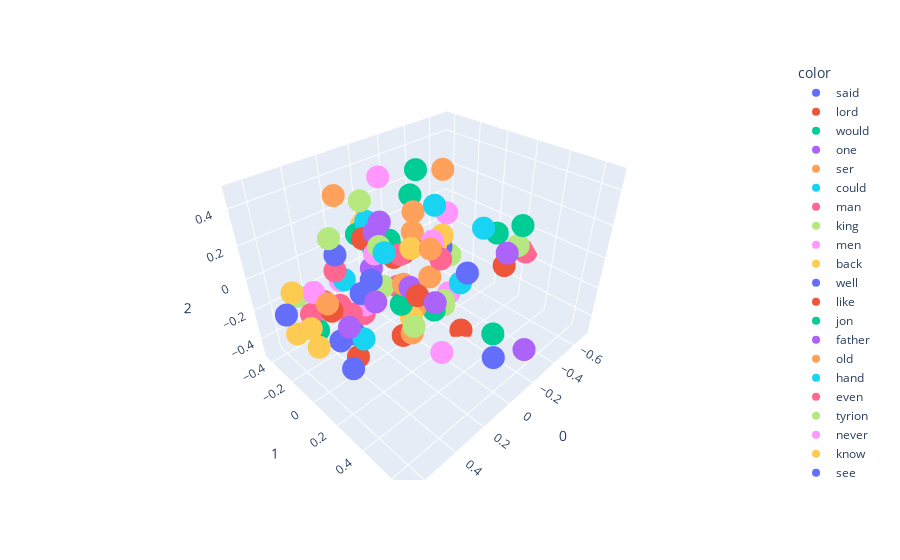

Notebook cell for this chart:
### Code cell
import plotly.express as px
fig=px.scatter_3d(X[:100],x=0,y=1,z=2,color=y[:100])
fig.show()

### Figure 1 — Plotly figure (JSON) as saved in the notebook; plotly's stock layout.template omitted (floating-point values rounded to 4 significant figures)
{"data": [{"hovertemplate": "color=said<br>0=%{x}<br>1=%{y}<br>2=%{z}<extra></extra>", "legendgroup": "said", "marker": {"color": "#636efa", "symbol": "circle"}, "mode": "markers", "name": "said", "scene": "scene", "showlegend": true, "type": "scatter3d", "x": [0.4681], "y": [0.01257], "z": [0.2669]}, {"hovertemplate": "color=lord<br>0=%{x}<br>1=%{y}<br>2=%{z}<extra></extra>", "legendgroup": "lord", "marker": {"color": "#EF553B", "symbol": "circle"}, "mode": "markers", "name": "lord", "scene": "scene", "showlegend": true, "type": "scatter3d", "x": [0.3824], "y": [0.4499], "z": [0.2342]}, {"hovertemplate": "color=would<br>0=%{x}<br>1=%{y}<br>2=%{z}<extra></extra>", "legendgroup": "would", "marker": {"color": "#00cc96", "symbol": "circle"}, "mode": "markers", "name": "would", "scene": "scene", "showlegend": true, "type": "scatter3d", "x": [0.5166], "y": [-0.1583], "z": [-0.2561]}, {"hovertemplate": "color=one<br>0=%{x}<br>1=%{y}<br>2=%{z}<extra></extra>", "legendgroup": "one", "marker": {"color": "#ab63fa", "symbol": "circle"}, "mode": "markers", "name": "one", "scene": "scene", "showlegend": true, "type": "scatter3d", "x": [0.06033], "y": [0.04815], "z": [-0.1119]}, {"hovertemplate": "color=ser<br>0=%{x}<br>1=%{y}<br>2=%{z}<extra></extra>", "legendgroup": "ser", "marker": {"color": "#FFA15A", "symbol": "circle"}, "mode": "markers", "name": "ser", "scene": "scene", "showlegend": true, "type": "scatter3d", "x": [0.2572], "y": [0.3972], "z": [0.3781]}, {"hovertemplate": "color=could<br>0=%{x}<br>1=%{y}<br>2=%{z}<extra></extra>", "legendgroup": "could", "marker": {"color": "#19d3f3", "symbol": "circle"}, "mode": "markers", "name": "could", "scene": "scene", "showlegend": true, "type": "scatter3d", "x": [0.1186], "y": [-0.2035], "z": [-0.1873]}, {"hovertemplate": "color=man<br>0=%{x}<br>1=%{y}<br>2=%{z}<extra></extra>", "legendgroup": "man", "marker": {"color": "#FF6692", "symbol": "circle"}, "mode": "markers", "name": "man", "scene": "scene", "showlegend": true, "type": "scatter3d", "x": [0.08329], "y": [0.004822], "z": [0.086]}, {"hovertemplate": "color=king<br>0=%{x}<br>1=%{y}<br>2=%{z}<extra></extra>", "legendgroup": "king", "marker": {"color": "#B6E880", "symbol": "circle"}, "mode": "markers", "name": "king", "scene": "scene", "showlegend": true, "type": "scatter3d", "x": [0.3511], "y": [0.3896], "z": [0.01155]}, {"hovertemplate": "color=men<br>0=%{x}<br>1=%{y}<br>2=%{z}<extra></extra>", "legendgroup": "men", "marker": {"color": "#FF97FF", "symbol": "circle"}, "mode": "markers", "name": "men", "scene": "scene", "showlegend": true, "type": "scatter3d", "x": [0.1154], "y": [0.338], "z": [-0.3469]}, {"hovertemplate": "color=back<br>0=%{x}<br>1=%{y}<br>2=%{z}<extra></extra>", "legendgroup": "back", "marker": {"color": "#FECB52", "symbol": "circle"}, "mode": "markers", "name": "back", "scene": "scene", "showlegend": true, "type": "scatter3d", "x": [-0.1704], "y": [0.008318], "z": [0.03569]}, {"hovertemplate": "color=well<br>0=%{x}<br>1=%{y}<br>2=%{z}<extra></extra>", "legendgroup": "well", "marker": {"color": "#636efa", "symbol": "circle"}, "mode": "markers", "name": "well", "scene": "scene", "showlegend": true, "type": "scatter3d", "x": [0.4511], "y": [0.07318], "z": [-0.174]}, {"hovertemplate": "color=like<br>0=%{x}<br>1=%{y}<br>2=%{z}<extra></extra>", "legendgroup": "like", "marker": {"color": "#EF553B", "symbol": "circle"}, "mode": "markers", "name": "like", "scene": "scene", "showlegend": true, "type": "scatter3d", "x": [-0.1588], "y": [-0.2441], "z": [-0.1321]}, {"hovertemplate": "color=jon<br>0=%{x}<br>1=%{y}<br>2=%{z}<extra></extra>", "legendgroup": "jon", "marker": {"color": "#00cc96", "symbol": "circle"}, "mode": "markers", "name": "jon", "scene": "scene", "showlegend": true, "type": "scatter3d", "x": [0.07744], "y": [-0.0819], "z": [0.13]}, {"hovertemplate": "color=father<br>0=%{x}<br>1=%{y}<br>2=%{z}<extra></extra>", "legendgroup": "father", "marker": {"color": "#ab63fa", "symbol": "circle"}, "mode": "markers", "name": "father", "scene": "scene", "showlegend": true, "type": "scatter3d", "x": [0.6045], "y": [0.2681], "z": [0.08889]}, {"hovertemplate": "color=old<br>0=%{x}<br>1=%{y}<br>2=%{z}<extra></extra>", "legendgroup": "old", "marker": {"color": "#FFA15A", "symbol": "circle"}, "mode": "markers", "name": "old", "scene": "scene", "showlegend": true, "type": "scatter3d", "x": [0.04478], "y": [0.1797], "z": [0.01525]}, {"hovertemplate": "color=hand<br>0=%{x}<br>1=%{y}<br>2=%{z}<extra></extra>", "legendgroup": "hand", "marker": {"color": "#19d3f3", "symbol": "circle"}, "mode": "markers", "name": "hand", "scene": "scene", "showlegend": true, "type": "scatter3d", "x": [-0.1015], "y": [0.06684], "z": [0.3196]}, {"hovertemplate": "color=even<br>0=%{x}<br>1=%{y}<br>2=%{z}<extra></extra>", "legendgroup": "even", "marker": {"color": "#FF6692", "symbol": "circle"}, "mode": "markers", "name": "even", "scene": "scene", "showlegend": true, "type": "scatter3d", "x": [0.1757], "y": [-0.2252], "z": [-0.3852]}, {"hovertemplate": "color=tyrion<br>0=%{x}<br>1=%{y}<br>2=%{z}<extra></extra>", "legendgroup": "tyrion", "marker": {"color": "#B6E880", "symbol": "circle"}, "mode": "markers", "name": "tyrion", "scene": "scene", "showlegend": true, "type": "scatter3d", "x": [0.1353], "y": [-0.2271], "z": [0.3232]}, {"hovertemplate": "color=never<br>0=%{x}<br>1=%{y}<br>2=%{z}<extra></extra>", "legendgroup": "never", "marker": {"color": "#FF97FF", "symbol": "circle"}, "mode": "markers", "name": "never", "scene": "scene", "showlegend": true, "type": "scatter3d", "x": [0.4654], "y": [-0.2372], "z": [-0.08021]}, {"hovertemplate": "color=know<br>0=%{x}<br>1=%{y}<br>2=%{z}<extra></extra>", "legendgroup": "know", "marker": {"color": "#FECB52", "symbol": "circle"}, "mode": "markers", "name": "know", "scene": "scene", "showlegend": true, "type": "scatter3d", "x": [0.6417], "y": [-0.1394], "z": [-0.1877]}, {"hovertemplate": "color=see<br>0=%{x}<br>1=%{y}<br>2=%{z}<extra></extra>", "legendgroup": "see", "marker": {"color": "#636efa", "symbol": "circle"}, "mode": "markers", "name": "see", "scene": "scene", "showlegend": true, "type": "scatter3d", "x": [0.1527], "y": [-0.1618], "z": [-0.1259]}, {"hovertemplate": "color=made<br>0=%{x}<br>1=%{y}<br>2=%{z}<extra></extra>", "legendgroup": "made", "marker": {"color": "#EF553B", "symbol": "circle"}, "mode": "markers", "name": "made", "scene": "scene", "showlegend": true, "type": "scatter3d", "x": [-0.003018], "y": [-0.1497], "z": [-0.04603]}, {"hovertemplate": "color=eyes<br>0=%{x}<br>1=%{y}<br>2=%{z}<extra></extra>", "legendgroup": "eyes", "marker": {"color": "#00cc96", "symbol": "circle"}, "mode": "markers", "name": "eyes", "scene": "scene", "showlegend": true, "type": "scatter3d", "x": [-0.2322], "y": [-0.2554], "z": [0.2142]}, {"hovertemplate": "color=black<br>0=%{x}<br>1=%{y}<br>2=%{z}<extra></extra>", "legendgroup": "black", "marker": {"color": "#ab63fa", "symbol": "circle"}, "mode": "markers", "name": "black", "scene": "scene", "showlegend": true, "type": "scatter3d", "x": [-0.3991], "y": [0.3194], "z": [0.01612]}, {"hovertemplate": "color=told<br>0=%{x}<br>1=%{y}<br>2=%{z}<extra></extra>", "legendgroup": "told", "marker": {"color": "#FFA15A", "symbol": "circle"}, "mode": "markers", "name": "told", "scene": "scene", "showlegend": true, "type": "scatter3d", "x": [0.5092], "y": [-0.04274], "z": [-0.01873]}, {"hovertemplate": "color=lady<br>0=%{x}<br>1=%{y}<br>2=%{z}<extra></extra>", "legendgroup": "lady", "marker": {"color": "#19d3f3", "symbol": "circle"}, "mode": "markers", "name": "lady", "scene": "scene", "showlegend": true, "type": "scatter3d", "x": [0.4318], "y": [0.313], "z": [0.401]}, {"hovertemplate": "color=thought<br>0=%{x}<br>1=%{y}<br>2=%{z}<extra></extra>", "legendgroup": "thought", "marker": {"color": "#FF6692", "symbol": "circle"}, "mode": "markers", "name": "thought", "scene": "scene", "showlegend": true, "type": "scatter3d", "x": [0.3155], "y": [-0.2491], "z": [-0.02645]}, {"hovertemplate": "color=time<br>0=%{x}<br>1=%{y}<br>2=%{z}<extra></extra>", "legendgroup": "time", "marker": {"color": "#B6E880", "symbol": "circle"}, "mode": "markers", "name": "time", "scene": "scene", "showlegend": true, "type": "scatter3d", "x": [0.115], "y": [-0.1106], "z": [-0.1614]}, {"hovertemplate": "color=long<br>0=%{x}<br>1=%{y}<br>2=%{z}<extra></extra>", "legendgroup": "long", "marker": {"color": "#FF97FF", "symbol": "circle"}, "mode": "markers", "name": "long", "scene": "scene", "showlegend": true, "type": "scatter3d", "x": [-0.1985], "y": [0.08784], "z": [-0.2688]}, {"hovertemplate": "color=might<br>0=%{x}<br>1=%{y}<br>2=%{z}<extra></extra>", "legendgroup": "might", "marker": {"color": "#FECB52", "symbol": "circle"}, "mode": "markers", "name": "might", "scene": "scene", "showlegend": true, "type": "scatter3d", "x": [0.5603], "y": [-0.1496], "z": [-0.2104]}, {"hovertemplate": "color=us<br>0=%{x}<br>1=%{y}<br>2=%{z}<extra></extra>", "legendgroup": "us", "marker": {"color": "#636efa", "symbol": "circle"}, "mode": "markers", "name": "us", "scene": "scene", "showlegend": true, "type": "scatter3d", "x": [0.5151], "y": [0.121], "z": [-0.3306]}, {"hovertemplate": "color=come<br>0=%{x}<br>1=%{y}<br>2=%{z}<extra></extra>", "legendgroup": "come", "marker": {"color": "#EF553B", "symbol": "circle"}, "mode": "markers", "name": "come", "scene": "scene", "showlegend": true, "type": "scatter3d", "x": [0.4162], "y": [0.02653], "z": [-0.3847]}, {"hovertemplate": "color=face<br>0=%{x}<br>1=%{y}<br>2=%{z}<extra></extra>", "legendgroup": "face", "marker": {"color": "#00cc96", "symbol": "circle"}, "mode": "markers", "name": "face", "scene": "scene", "showlegend": true, "type": "scatter3d", "x": [-0.3064], "y": [-0.285], "z": [0.3333]}, {"hovertemplate": "color=still<br>0=%{x}<br>1=%{y}<br>2=%{z}<extra></extra>", "legendgroup": "still", "marker": {"color": "#ab63fa", "symbol": "circle"}, "mode": "markers", "name": "still", "scene": "scene", "showlegend": true, "type": "scatter3d", "x": [-0.07338], "y": [-0.09257], "z": [-0.3257]}, {"hovertemplate": "color=head<br>0=%{x}<br>1=%{y}<br>2=%{z}<extra></extra>", "legendgroup": "head", "marker": {"color": "#FFA15A", "symbol": "circle"}, "mode": "markers", "name": "head", "scene": "scene", "showlegend": true, "type": "scatter3d", "x": [-0.2471], "y": [-0.01899], "z": [0.4374]}, {"hovertemplate": "color=red<br>0=%{x}<br>1=%{y}<br>2=%{z}<extra></extra>", "legendgroup": "red", "marker": {"color": "#19d3f3", "symbol": "circle"}, "mode": "markers", "name": "red", "scene": "scene", "showlegend": true, "type": "scatter3d", "x": [-0.3088], "y": [0.2198], "z": [0.1663]}, {"hovertemplate": "color=way<br>0=%{x}<br>1=%{y}<br>2=%{z}<extra></extra>", "legendgroup": "way", "marker": {"color": "#FF6692", "symbol": "circle"}, "mode": "markers", "name": "way", "scene": "scene", "showlegend": true, "type": "scatter3d", "x": [0.003236], "y": [-0.1182], "z": [-0.2236]}, {"hovertemplate": "color=boy<br>0=%{x}<br>1=%{y}<br>2=%{z}<extra></extra>", "legendgroup": "boy", "marker": {"color": "#B6E880", "symbol": "circle"}, "mode": "markers", "name": "boy", "scene": "scene", "showlegend": true, "type": "scatter3d", "x": [0.2993], "y": [0.1127], "z": [0.2805]}, {"hovertemplate": "color=page<br>0=%{x}<br>1=%{y}<br>2=%{z}<extra></extra>", "legendgroup": "page", "marker": {"color": "#FF97FF", "symbol": "circle"}, "mode": "markers", "name": "page", "scene": "scene", "showlegend": true, "type": "scatter3d", "x": [0.3108], "y": [0.09307], "z": [0.2367]}, {"hovertemplate": "color=must<br>0=%{x}<br>1=%{y}<br>2=%{z}<extra></extra>", "legendgroup": "must", "marker": {"color": "#FECB52", "symbol": "circle"}, "mode": "markers", "name": "must", "scene": "scene", "showlegend": true, "type": "scatter3d", "x": [0.5885], "y": [-0.04743], "z": [-0.2507]}, {"hovertemplate": "color=queen<br>0=%{x}<br>1=%{y}<br>2=%{z}<extra></extra>", "legendgroup": "queen", "marker": {"color": "#636efa", "symbol": "circle"}, "mode": "markers", "name": "queen", "scene": "scene", "showlegend": true, "type": "scatter3d", "x": [0.4822], "y": [0.2019], "z": [0.1638]}, {"hovertemplate": "color=good<br>0=%{x}<br>1=%{y}<br>2=%{z}<extra></extra>", "legendgroup": "good", "marker": {"color": "#EF553B", "symbol": "circle"}, "mode": "markers", "name": "good", "scene": "scene", "showlegend": true, "type": "scatter3d", "x": [0.4544], "y": [-0.1042], "z": [-0.1321]}, {"hovertemplate": "color=two<br>0=%{x}<br>1=%{y}<br>2=%{z}<extra></extra>", "legendgroup": "two", "marker": {"color": "#00cc96", "symbol": "circle"}, "mode": "markers", "name": "two", "scene": "scene", "showlegend": true, "type": "scatter3d", "x": [-0.1276], "y": [0.4709], "z": [-0.2899]}, {"hovertemplate": "color=brother<br>0=%{x}<br>1=%{y}<br>2=%{z}<extra></extra>", "legendgroup": "brother", "marker": {"color": "#ab63fa", "symbol": "circle"}, "mode": "markers", "name": "brother", "scene": "scene", "showlegend": true, "type": "scatter3d", "x": [0.5397], "y": [0.3761], "z": [0.249]}, {"hovertemplate": "color=night<br>0=%{x}<br>1=%{y}<br>2=%{z}<extra></extra>", "legendgroup": "night", "marker": {"color": "#FFA15A", "symbol": "circle"}, "mode": "markers", "name": "night", "scene": "scene", "showlegend": true, "type": "scatter3d", "x": [0.02993], "y": [0.05047], "z": [-0.2641]}, {"hovertemplate": "color=little<br>0=%{x}<br>1=%{y}<br>2=%{z}<extra></extra>", "legendgroup": "little", "marker": {"color": "#19d3f3", "symbol": "circle"}, "mode": "markers", "name": "little", "scene": "scene", "showlegend": true, "type": "scatter3d", "x": [0.128], "y": [-0.1625], "z": [0.0836]}, {"hovertemplate": "color=took<br>0=%{x}<br>1=%{y}<br>2=%{z}<extra></extra>", "legendgroup": "took", "marker": {"color": "#FF6692", "symbol": "circle"}, "mode": "markers", "name": "took", "scene": "scene", "showlegend": true, "type": "scatter3d", "x": [0.01253], "y": [0.2226], "z": [0.1288]}, {"hovertemplate": "color=came<br>0=%{x}<br>1=%{y}<br>2=%{z}<extra></extra>", "legendgroup": "came", "marker": {"color": "#B6E880", "symbol": "circle"}, "mode": "markers", "name": "came", "scene": "scene", "showlegend": true, "type": "scatter3d", "x": [-0.1449], "y": [0.09708], "z": [-0.2894]}, {"hovertemplate": "color=though<br>0=%{x}<br>1=%{y}<br>2=%{z}<extra></extra>", "legendgroup": "though", "marker": {"color": "#FF97FF", "symbol": "circle"}, "mode": "markers", "name": "though", "scene": "scene", "showlegend": true, "type": "scatter3d", "x": [0.2334], "y": [-0.3403], "z": [-0.1808]}, {"hovertemplate": "color=say<br>0=%{x}<br>1=%{y}<br>2=%{z}<extra></extra>", "legendgroup": "say", "marker": {"color": "#FECB52", "symbol": "circle"}, "mode": "markers", "name": "say", "scene": "scene", "showlegend": true, "type": "scatter3d", "x": [0.5876], "y": [-0.2236], "z": [-0.009118]}, {"hovertemplate": "color=three<br>0=%{x}<br>1=%{y}<br>2=%{z}<extra></extra>", "legendgroup": "three", "marker": {"color": "#636efa", "symbol": "circle"}, "mode": "markers", "name": "three", "scene": "scene", "showlegend": true, "type": "scatter3d", "x": [-0.04638], "y": [0.5459], "z": [-0.351]}, {"hovertemplate": "color=away<br>0=%{x}<br>1=%{y}<br>2=%{z}<extra></extra>", "legendgroup": "away", "marker": {"color": "#EF553B", "symbol": "circle"}, "mode": "markers", "name": "away", "scene": "scene", "showlegend": true, "type": "scatter3d", "x": [-0.2062], "y": [-0.1646], "z": [-0.05477]}, {"hovertemplate": "color=dead<br>0=%{x}<br>1=%{y}<br>2=%{z}<extra></extra>", "legendgroup": "dead", "marker": {"color": "#00cc96", "symbol": "circle"}, "mode": "markers", "name": "dead", "scene": "scene", "showlegend": true, "type": "scatter3d", "x": [0.1018], "y": [0.01972], "z": [-0.2196]}, {"hovertemplate": "color=son<br>0=%{x}<br>1=%{y}<br>2=%{z}<extra></extra>", "legendgroup": "son", "marker": {"color": "#ab63fa", "symbol": "circle"}, "mode": "markers", "name": "son", "scene": "scene", "showlegend": true, "type": "scatter3d", "x": [0.4789], "y": [0.6445], "z": [0.3641]}, {"hovertemplate": "color=blood<br>0=%{x}<br>1=%{y}<br>2=%{z}<extra></extra>", "legendgroup": "blood", "marker": {"color": "#FFA15A", "symbol": "circle"}, "mode": "markers", "name": "blood", "scene": "scene", "showlegend": true, "type": "scatter3d", "x": [-0.1903], "y": [-0.1971], "z": [0.01688]}, {"hovertemplate": "color=take<br>0=%{x}<br>1=%{y}<br>2=%{z}<extra></extra>", "legendgroup": "take", "marker": {"color": "#19d3f3", "symbol": "circle"}, "mode": "markers", "name": "take", "scene": "scene", "showlegend": true, "type": "scatter3d", "x": [0.4324], "y": [0.1164], "z": [-0.1905]}, {"hovertemplate": "color=go<br>0=%{x}<br>1=%{y}<br>2=%{z}<extra></extra>", "legendgroup": "go", "marker": {"color": "#FF6692", "symbol": "circle"}, "mode": "markers", "name": "go", "scene": "scene", "showlegend": true, "type": "scatter3d", "x": [0.3185], "y": [-0.2406], "z": [-0.2515]}, {"hovertemplate": "color=half<br>0=%{x}<br>1=%{y}<br>2=%{z}<extra></extra>", "legendgroup": "half", "marker": {"color": "#B6E880", "symbol": "circle"}, "mode": "markers", "name": "half", "scene": "scene", "showlegend": true, "type": "scatter3d", "x": [-0.1533], "y": [0.09287], "z": [-0.3287]}, {"hovertemplate": "color=make<br>0=%{x}<br>1=%{y}<br>2=%{z}<extra></extra>", "legendgroup": "make", "marker": {"color": "#FF97FF", "symbol": "circle"}, "mode": "markers", "name": "make", "scene": "scene", "showlegend": true, "type": "scatter3d", "x": [0.4139], "y": [-0.2277], "z": [-0.2231]}, {"hovertemplate": "color=arya<br>0=%{x}<br>1=%{y}<br>2=%{z}<extra></extra>", "legendgroup": "arya", "marker": {"color": "#FECB52", "symbol": "circle"}, "mode": "markers", "name": "arya", "scene": "scene", "showlegend": true, "type": "scatter3d", "x": [-0.0136], "y": [-0.4316], "z": [0.0741]}, {"hovertemplate": "color=saw<br>0=%{x}<br>1=%{y}<br>2=%{z}<extra></extra>", "legendgroup": "saw", "marker": {"color": "#636efa", "symbol": "circle"}, "mode": "markers", "name": "saw", "scene": "scene", "showlegend": true, "type": "scatter3d", "x": [-0.2029], "y": [0.01739], "z": [0.007835]}, {"hovertemplate": "color=day<br>0=%{x}<br>1=%{y}<br>2=%{z}<extra></extra>", "legendgroup": "day", "marker": {"color": "#EF553B", "symbol": "circle"}, "mode": "markers", "name": "day", "scene": "scene", "showlegend": true, "type": "scatter3d", "x": [0.1431], "y": [0.07228], "z": [-0.3835]}, {"hovertemplate": "color=white<br>0=%{x}<br>1=%{y}<br>2=%{z}<extra></extra>", "legendgroup": "white", "marker": {"color": "#00cc96", "symbol": "circle"}, "mode": "markers", "name": "white", "scene": "scene", "showlegend": true, "type": "scatter3d", "x": [-0.4022], "y": [0.395], "z": [0.2157]}, {"hovertemplate": "color=jaime<br>0=%{x}<br>1=%{y}<br>2=%{z}<extra></extra>", "legendgroup": "jaime", "marker": {"color": "#ab63fa", "symbol": "circle"}, "mode": "markers", "name": "jaime", "scene": "scene", "showlegend": true, "type": "scatter3d", "x": [0.2437], "y": [0.01479], "z": [0.2884]}, {"hovertemplate": "color=first<br>0=%{x}<br>1=%{y}<br>2=%{z}<extra></extra>", "legendgroup": "first", "marker": {"color": "#FFA15A", "symbol": "circle"}, "mode": "markers", "name": "first", "scene": "scene", "showlegend": true, "type": "scatter3d", "x": [0.2094], "y": [0.2191], "z": [-0.2282]}, {"hovertemplate": "color=look<br>0=%{x}<br>1=%{y}<br>2=%{z}<extra></extra>", "legendgroup": "look", "marker": {"color": "#19d3f3", "symbol": "circle"}, "mode": "markers", "name": "look", "scene": "scene", "showlegend": true, "type": "scatter3d", "x": [0.04571], "y": [-0.3097], "z": [0.1357]}, {"hovertemplate": "color=want<br>0=%{x}<br>1=%{y}<br>2=%{z}<extra></extra>", "legendgroup": "want", "marker": {"color": "#FF6692", "symbol": "circle"}, "mode": "markers", "name": "want", "scene": "scene", "showlegend": true, "type": "scatter3d", "x": [0.5141], "y": [-0.2065], "z": [-0.1775]}, {"hovertemplate": "color=much<br>0=%{x}<br>1=%{y}<br>2=%{z}<extra></extra>", "legendgroup": "much", "marker": {"color": "#B6E880", "symbol": "circle"}, "mode": "markers", "name": "much", "scene": "scene", "showlegend": true, "type": "scatter3d", "x": [0.4871], "y": [-0.3799], "z": [-0.1726]}, {"hovertemplate": "color=enough<br>0=%{x}<br>1=%{y}<br>2=%{z}<extra></extra>", "legendgroup": "enough", "marker": {"color": "#FF97FF", "symbol": "circle"}, "mode": "markers", "name": "enough", "scene": "scene", "showlegend": true, "type": "scatter3d", "x": [0.1959], "y": [-0.1806], "z": [-0.2855]}, {"hovertemplate": "color=sword<br>0=%{x}<br>1=%{y}<br>2=%{z}<extra></extra>", "legendgroup": "sword", "marker": {"color": "#FECB52", "symbol": "circle"}, "mode": "markers", "name": "sword", "scene": "scene", "showlegend": true, "type": "scatter3d", "x": [-0.1128], "y": [0.1114], "z": [0.1627]}, {"hovertemplate": "color=tell<br>0=%{x}<br>1=%{y}<br>2=%{z}<extra></extra>", "legendgroup": "tell", "marker": {"color": "#636efa", "symbol": "circle"}, "mode": "markers", "name": "tell", "scene": "scene", "showlegend": true, "type": "scatter3d", "x": [0.6538], "y": [-0.1922], "z": [-0.09073]}, {"hovertemplate": "color=girl<br>0=%{x}<br>1=%{y}<br>2=%{z}<extra></extra>", "legendgroup": "girl", "marker": {"color": "#EF553B", "symbol": "circle"}, "mode": "markers", "name": "girl", "scene": "scene", "showlegend": true, "type": "scatter3d", "x": [0.2567], "y": [-0.06385], "z": [0.2254]}, {"hovertemplate": "color=bran<br>0=%{x}<br>1=%{y}<br>2=%{z}<extra></extra>", "legendgroup": "bran", "marker": {"color": "#00cc96", "symbol": "circle"}, "mode": "markers", "name": "bran", "scene": "scene", "showlegend": true, "type": "scatter3d", "x": [0.04001], "y": [-0.4159], "z": [0.006622]}, {"hovertemplate": "color=great<br>0=%{x}<br>1=%{y}<br>2=%{z}<extra></extra>", "legendgroup": "great", "marker": {"color": "#ab63fa", "symbol": "circle"}, "mode": "markers", "name": "great", "scene": "scene", "showlegend": true, "type": "scatter3d", "x": [-0.1204], "y": [0.672], "z": [-0.2588]}, {"hovertemplate": "color=looked<br>0=%{x}<br>1=%{y}<br>2=%{z}<extra></extra>", "legendgroup": "looked", "marker": {"color": "#FFA15A", "symbol": "circle"}, "mode": "markers", "name": "looked", "scene": "scene", "showlegend": true, "type": "scatter3d", "x": [-0.1025], "y": [-0.0919], "z": [0.2215]}, {"hovertemplate": "color=left<br>0=%{x}<br>1=%{y}<br>2=%{z}<extra></extra>", "legendgroup": "left", "marker": {"color": "#19d3f3", "symbol": "circle"}, "mode": "markers", "name": "left", "scene": "scene", "showlegend": true, "type": "scatter3d", "x": [-0.1305], "y": [0.2315], "z": [-0.08652]}, {"hovertemplate": "color=knew<br>0=%{x}<br>1=%{y}<br>2=%{z}<extra></extra>", "legendgroup": "knew", "marker": {"color": "#FF6692", "symbol": "circle"}, "mode": "markers", "name": "knew", "scene": "scene", "showlegend": true, "type": "scatter3d", "x": [0.3945], "y": [-0.2681], "z": [-0.1987]}, {"hovertemplate": "color=asked<br>0=%{x}<br>1=%{y}<br>2=%{z}<extra></extra>", "legendgroup": "asked", "marker": {"color": "#B6E880", "symbol": "circle"}, "mode": "markers", "name": "asked", "scene": "scene", "showlegend": true, "type": "scatter3d", "x": [0.498], "y": [0.027], "z": [0.3708]}, {"hovertemplate": "color=gave<br>0=%{x}<br>1=%{y}<br>2=%{z}<extra></extra>", "legendgroup": "gave", "marker": {"color": "#FF97FF", "symbol": "circle"}, "mode": "markers", "name": "gave", "scene": "scene", "showlegend": true, "type": "scatter3d", "x": [0.1055], "y": [-0.1057], "z": [0.4829]}, {"hovertemplate": "color=maester<br>0=%{x}<br>1=%{y}<br>2=%{z}<extra></extra>", "legendgroup": "maester", "marker": {"color": "#FECB52", "symbol": "circle"}, "mode": "markers", "name": "maester", "scene": "scene", "showlegend": true, "type": "scatter3d", "x": [0.1556], "y": [0.1675], "z": [0.2295]}, {"hovertemplate": "color=called<br>0=%{x}<br>1=%{y}<br>2=%{z}<extra></extra>", "legendgroup": "called", "marker": {"color": "#636efa", "symbol": "circle"}, "mode": "markers", "name": "called", "scene": "scene", "showlegend": true, "type": "scatter3d", "x": [0.2228], "y": [0.5722], "z": [0.328]}, {"hovertemplate": "color=wall<br>0=%{x}<br>1=%{y}<br>2=%{z}<extra></extra>", "legendgroup": "wall", "marker": {"color": "#EF553B", "symbol": "circle"}, "mode": "markers", "name": "wall", "scene": "scene", "showlegend": true, "type": "scatter3d", "x": [-0.2109], "y": [0.1809], "z": [-0.5007]}, {"hovertemplate": "color=every<br>0=%{x}<br>1=%{y}<br>2=%{z}<extra></extra>", "legendgroup": "every", "marker": {"color": "#00cc96", "symbol": "circle"}, "mode": "markers", "name": "every", "scene": "scene", "showlegend": true, "type": "scatter3d", "x": [-0.07329], "y": [0.09533], "z": [-0.3184]}, {"hovertemplate": "color=heard<br>0=%{x}<br>1=%{y}<br>2=%{z}<extra></extra>", "legendgroup": "heard", "marker": {"color": "#ab63fa", "symbol": "circle"}, "mode": "markers", "name": "heard", "scene": "scene", "showlegend": true, "type": "scatter3d", "x": [0.1226], "y": [-0.1924], "z": [-0.07897]}, {"hovertemplate": "color=sansa<br>0=%{x}<br>1=%{y}<br>2=%{z}<extra></extra>", "legendgroup": "sansa", "marker": {"color": "#FFA15A", "symbol": "circle"}, "mode": "markers", "name": "sansa", "scene": "scene", "showlegend": true, "type": "scatter3d", "x": [0.2116], "y": [-0.3395], "z": [0.3395]}, {"hovertemplate": "color=let<br>0=%{x}<br>1=%{y}<br>2=%{z}<extra></extra>", "legendgroup": "let", "marker": {"color": "#19d3f3", "symbol": "circle"}, "mode": "markers", "name": "let", "scene": "scene", "showlegend": true, "type": "scatter3d", "x": [0.2679], "y": [-0.2458], "z": [-0.1074]}, {"hovertemplate": "color=yet<br>0=%{x}<br>1=%{y}<br>2=%{z}<extra></extra>", "legendgroup": "yet", "marker": {"color": "#FF6692", "symbol": "circle"}, "mode": "markers", "name": "yet", "scene": "scene", "showlegend": true, "type": "scatter3d", "x": [0.2819], "y": [-0.1968], "z": [-0.3084]}, {"hovertemplate": "color=went<br>0=%{x}<br>1=%{y}<br>2=%{z}<extra></extra>", "legendgroup": "went", "marker": {"color": "#B6E880", "symbol": "circle"}, "mode": "markers", "name": "went", "scene": "scene", "showlegend": true, "type": "scatter3d", "x": [-0.2797], "y": [0.01402], "z": [-0.08213]}, {"hovertemplate": "color=turned<br>0=%{x}<br>1=%{y}<br>2=%{z}<extra></extra>", "legendgroup": "turned", "marker": {"color": "#FF97FF", "symbol": "circle"}, "mode": "markers", "name": "turned", "scene": "scene", "showlegend": true, "type": "scatter3d", "x": [-0.2021], "y": [0.05682], "z": [0.2347]}, {"hovertemplate": "color=dany<br>0=%{x}<br>1=%{y}<br>2=%{z}<extra></extra>", "legendgroup": "dany", "marker": {"color": "#FECB52", "symbol": "circle"}, "mode": "markers", "name": "dany", "scene": "scene", "showlegend": true, "type": "scatter3d", "x": [-0.04397], "y": [-0.3177], "z": [0.0474]}, {"hovertemplate": "color=need<br>0=%{x}<br>1=%{y}<br>2=%{z}<extra></extra>", "legendgroup": "need", "marker": {"color": "#636efa", "symbol": "circle"}, "mode": "markers", "name": "need", "scene": "scene", "showlegend": true, "type": "scatter3d", "x": [0.4425], "y": [-0.07851], "z": [-0.3258]}, {"hovertemplate": "color=behind<br>0=%{x}<br>1=%{y}<br>2=%{z}<extra></extra>", "legendgroup": "behind", "marker": {"color": "#EF553B", "symbol": "circle"}, "mode": "markers", "name": "behind", "scene": "scene", "showlegend": true, "type": "scatter3d", "x": [-0.5061], "y": [0.2329], "z": [-0.1597]}, {"hovertemplate": "color=around<br>0=%{x}<br>1=%{y}<br>2=%{z}<extra></extra>", "legendgroup": "around", "marker": {"color": "#00cc96", "symbol": "circle"}, "mode": "markers", "name": "around", "scene": "scene", "showlegend": true, "type": "scatter3d", "x": [-0.6682], "y": [0.04441], "z": [-0.09145]}, {"hovertemplate": "color=woman<br>0=%{x}<br>1=%{y}<br>2=%{z}<extra></extra>", "legendgroup": "woman", "marker": {"color": "#ab63fa", "symbol": "circle"}, "mode": "markers", "name": "woman", "scene": "scene", "showlegend": true, "type": "scatter3d", "x": [0.09068], "y": [-0.1362], "z": [0.2202]}, {"hovertemplate": "color=another<br>0=%{x}<br>1=%{y}<br>2=%{z}<extra></extra>", "legendgroup": "another", "marker": {"color": "#FFA15A", "symbol": "circle"}, "mode": "markers", "name": "another", "scene": "scene", "showlegend": true, "type": "scatter3d", "x": [0.05722], "y": [-0.007182], "z": [-0.1227]}, {"hovertemplate": "color=snow<br>0=%{x}<br>1=%{y}<br>2=%{z}<extra></extra>", "legendgroup": "snow", "marker": {"color": "#19d3f3", "symbol": "circle"}, "mode": "markers", "name": "snow", "scene": "scene", "showlegend": true, "type": "scatter3d", "x": [-0.1914], "y": [-0.04661], "z": [-0.01004]}, {"hovertemplate": "color=beneath<br>0=%{x}<br>1=%{y}<br>2=%{z}<extra></extra>", "legendgroup": "beneath", "marker": {"color": "#FF6692", "symbol": "circle"}, "mode": "markers", "name": "beneath", "scene": "scene", "showlegend": true, "type": "scatter3d", "x": [-0.7063], "y": [0.2379], "z": [-0.1563]}, {"hovertemplate": "color=across<br>0=%{x}<br>1=%{y}<br>2=%{z}<extra></extra>", "legendgroup": "across", "marker": {"color": "#B6E880", "symbol": "circle"}, "mode": "markers", "name": "across", "scene": "scene", "showlegend": true, "type": "scatter3d", "x": [-0.6318], "y": [0.2286], "z": [-0.08173]}, {"hovertemplate": "color=knight<br>0=%{x}<br>1=%{y}<br>2=%{z}<extra></extra>", "legendgroup": "knight", "marker": {"color": "#FF97FF", "symbol": "circle"}, "mode": "markers", "name": "knight", "scene": "scene", "showlegend": true, "type": "scatter3d", "x": [0.2354], "y": [0.3881], "z": [0.4024]}, {"hovertemplate": "color=keep<br>0=%{x}<br>1=%{y}<br>2=%{z}<extra></extra>", "legendgroup": "keep", "marker": {"color": "#FECB52", "symbol": "circle"}, "mode": "markers", "name": "keep", "scene": "scene", "showlegend": true, "type": "scatter3d", "x": [0.08142], "y": [0.07471], "z": [-0.2879]}], "layout": {"legend": {"title": {"text": "color"}, "tracegroupgap": 0}, "margin": {"t": 60}, "scene": {"domain": {"x": [0, 1], "y": [0, 1]}, "xaxis": {"title": {"text": "0"}}, "yaxis": {"title": {"text": "1"}}, "zaxis": {"title": {"text": "2"}}}}}
